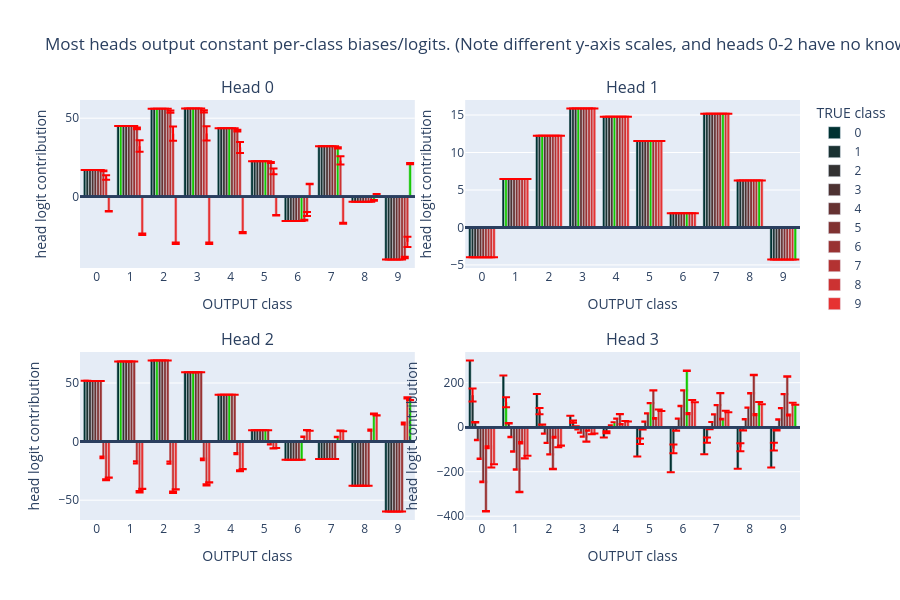

The notebook cell saved with this chart:
### Markdown cell above
We now present the relationship between each head's output logits and the true class. In the graph below, note that similar-height bars (w/ minimal std dev) indicate outputting a per-class constant, regardless of true class.

The conclusions are:
- Head 0 outputs constants, except for true classes 8-9 (possibly 7?).
- Head 1 only outputs constants.
- Head 2 outputs constants, except for true classes 7-9.
- Head 3 outputs uniquely for all classes, the only for classes <7.

### Code cell
title = f'Most heads output constant per-class biases/logits. (Note different y-axis scales, and heads 0-2 have no knowledge of true classes <7!)'

means, stds = attn_logit_means(model_1, y_true_1, tens_digit=False)
fig = show_logit_contribs(model_1, means, stds, layer=0, title=title, xaxis_ytrue=False)

### Figure 1 — Plotly figure (JSON) as saved in the notebook; plotly's stock layout.template omitted (floating-point values rounded to 4 significant figures)
{"data": [{"error_y": {"array": [0.0, 0.0, 0.0, 0.0, 0.0, 0.0, 0.0, 0.0, 0.0, 0.0], "color": "red", "type": "data"}, "marker": {"color": ["rgb(0.0,50,50)", "rgb(0.0,50,50)", "rgb(0.0,50,50)", "rgb(0.0,50,50)", "rgb(0.0,50,50)", "rgb(0.0,50,50)", "rgb(0.0,50,50)", "rgb(0.0,50,50)", "rgb(0.0,50,50)", "rgb(0.0,50,50)"]}, "name": "0", "showlegend": true, "x": [0, 1, 2, 3, 4, 5, 6, 7, 8, 9], "y": [17.12, 44.99, 55.95, 56.22, 43.58, 22.58, -15.3, 32.18, -3.139, -39.91], "type": "bar", "xaxis": "x", "yaxis": "y"}, {"error_y": {"array": [1.862e-06, 4.884e-06, 6.072e-06, 6.1e-06, 4.726e-06, 2.447e-06, 1.662e-06, 3.488e-06, 3.44e-07, 4.331e-06], "color": "red", "type": "data"}, "marker": {"color": ["rgb(25.5,50,50)", "rgb(20,200,0)", "rgb(25.5,50,50)", "rgb(25.5,50,50)", "rgb(25.5,50,50)", "rgb(25.5,50,50)", "rgb(25.5,50,50)", "rgb(25.5,50,50)", "rgb(25.5,50,50)", "rgb(25.5,50,50)"]}, "name": "1", "showlegend": true, "x": [0, 1, 2, 3, 4, 5, 6, 7, 8, 9], "y": [17.12, 44.99, 55.95, 56.22, 43.58, 22.58, -15.3, 32.18, -3.139, -39.91], "type": "bar", "xaxis": "x", "yaxis": "y"}, {"error_y": {"array": [4.238e-05, 0.000111, 0.000138, 0.0001386, 0.0001074, 5.557e-05, 3.78e-05, 7.921e-05, 7.864e-06, 9.847e-05], "color": "red", "type": "data"}, "marker": {"color": ["rgb(51.0,50,50)", "rgb(51.0,50,50)", "rgb(20,200,0)", "rgb(51.0,50,50)", "rgb(51.0,50,50)", "rgb(51.0,50,50)", "rgb(51.0,50,50)", "rgb(51.0,50,50)", "rgb(51.0,50,50)", "rgb(51.0,50,50)"]}, "name": "2", "showlegend": true, "x": [0, 1, 2, 3, 4, 5, 6, 7, 8, 9], "y": [17.12, 44.99, 55.95, 56.22, 43.58, 22.58, -15.3, 32.18, -3.139, -39.91], "type": "bar", "xaxis": "x", "yaxis": "y"}, {"error_y": {"array": [4.114e-05, 0.0001078, 0.000134, 0.0001345, 0.0001042, 5.394e-05, 3.669e-05, 7.688e-05, 7.633e-06, 9.557e-05], "color": "red", "type": "data"}, "marker": {"color": ["rgb(76.5,50,50)", "rgb(76.5,50,50)", "rgb(76.5,50,50)", "rgb(20,200,0)", "rgb(76.5,50,50)", "rgb(76.5,50,50)", "rgb(76.5,50,50)", "rgb(76.5,50,50)", "rgb(76.5,50,50)", "rgb(76.5,50,50)"]}, "name": "3", "showlegend": true, "x": [0, 1, 2, 3, 4, 5, 6, 7, 8, 9], "y": [17.12, 44.99, 55.95, 56.22, 43.58, 22.58, -15.3, 32.18, -3.139, -39.91], "type": "bar", "xaxis": "x", "yaxis": "y"}, {"error_y": {"array": [3.757e-05, 9.844e-05, 0.0001223, 0.0001229, 9.519e-05, 4.927e-05, 3.351e-05, 7.022e-05, 6.972e-06, 8.73e-05], "color": "red", "type": "data"}, "marker": {"color": ["rgb(102.0,50,50)", "rgb(102.0,50,50)", "rgb(102.0,50,50)", "rgb(102.0,50,50)", "rgb(20,200,0)", "rgb(102.0,50,50)", "rgb(102.0,50,50)", "rgb(102.0,50,50)", "rgb(102.0,50,50)", "rgb(102.0,50,50)"]}, "name": "4", "showlegend": true, "x": [0, 1, 2, 3, 4, 5, 6, 7, 8, 9], "y": [17.12, 44.99, 55.95, 56.22, 43.58, 22.58, -15.3, 32.18, -3.139, -39.91], "type": "bar", "xaxis": "x", "yaxis": "y"}, {"error_y": {"array": [3.564e-05, 9.338e-05, 0.0001161, 0.0001166, 9.029e-05, 4.673e-05, 3.179e-05, 6.661e-05, 6.614e-06, 8.281e-05], "color": "red", "type": "data"}, "marker": {"color": ["rgb(127.5,50,50)", "rgb(127.5,50,50)", "rgb(127.5,50,50)", "rgb(127.5,50,50)", "rgb(127.5,50,50)", "rgb(20,200,0)", "rgb(127.5,50,50)", "rgb(127.5,50,50)", "rgb(127.5,50,50)", "rgb(127.5,50,50)"]}, "name": "5", "showlegend": true, "x": [0, 1, 2, 3, 4, 5, 6, 7, 8, 9], "y": [17.12, 44.99, 55.95, 56.22, 43.58, 22.58, -15.3, 32.18, -3.139, -39.91], "type": "bar", "xaxis": "x", "yaxis": "y"}, {"error_y": {"array": [3.411e-05, 8.936e-05, 0.0001111, 0.0001116, 8.641e-05, 4.472e-05, 3.042e-05, 6.375e-05, 6.33e-06, 7.925e-05], "color": "red", "type": "data"}, "marker": {"color": ["rgb(153.0,50,50)", "rgb(153.0,50,50)", "rgb(153.0,50,50)", "rgb(153.0,50,50)", "rgb(153.0,50,50)", "rgb(153.0,50,50)", "rgb(20,200,0)", "rgb(153.0,50,50)", "rgb(153.0,50,50)", "rgb(153.0,50,50)"]}, "name": "6", "showlegend": true, "x": [0, 1, 2, 3, 4, 5, 6, 7, 8, 9], "y": [17.12, 44.99, 55.95, 56.22, 43.58, 22.58, -15.3, 32.18, -3.139, -39.91], "type": "bar", "xaxis": "x", "yaxis": "y"}, {"error_y": {"array": [0.2208, 0.5776, 0.7177, 0.7207, 0.5581, 0.2886, 0.1969, 0.4115, 0.04125, 0.5123], "color": "red", "type": "data"}, "marker": {"color": ["rgb(178.5,50,50)", "rgb(178.5,50,50)", "rgb(178.5,50,50)", "rgb(178.5,50,50)", "rgb(178.5,50,50)", "rgb(178.5,50,50)", "rgb(178.5,50,50)", "rgb(20,200,0)", "rgb(178.5,50,50)", "rgb(178.5,50,50)"]}, "name": "7", "showlegend": true, "x": [0, 1, 2, 3, 4, 5, 6, 7, 8, 9], "y": [16.56, 43.53, 54.14, 54.4, 42.17, 21.85, -14.8, 31.14, -3.035, -38.61], "type": "bar", "xaxis": "x", "yaxis": "y"}, {"error_y": {"array": [1.394, 3.643, 4.525, 4.543, 3.517, 1.817, 1.243, 2.592, 0.2618, 3.23], "color": "red", "type": "data"}, "marker": {"color": ["rgb(204.0,50,50)", "rgb(204.0,50,50)", "rgb(204.0,50,50)", "rgb(204.0,50,50)", "rgb(204.0,50,50)", "rgb(204.0,50,50)", "rgb(204.0,50,50)", "rgb(204.0,50,50)", "rgb(20,200,0)", "rgb(204.0,50,50)"]}, "name": "8", "showlegend": true, "x": [0, 1, 2, 3, 4, 5, 6, 7, 8, 9], "y": [12.26, 32.29, 40.17, 40.38, 31.31, 16.24, -10.96, 23.14, -2.226, -28.64], "type": "bar", "xaxis": "x", "yaxis": "y"}, {"error_y": {"array": [0.1554, 0.4049, 0.5028, 0.5047, 0.3905, 0.2015, 0.1385, 0.2875, 0.02987, 0.3592], "color": "red", "type": "data"}, "marker": {"color": ["rgb(229.5,50,50)", "rgb(229.5,50,50)", "rgb(229.5,50,50)", "rgb(229.5,50,50)", "rgb(229.5,50,50)", "rgb(229.5,50,50)", "rgb(229.5,50,50)", "rgb(229.5,50,50)", "rgb(229.5,50,50)", "rgb(20,200,0)"]}, "name": "9", "showlegend": true, "x": [0, 1, 2, 3, 4, 5, 6, 7, 8, 9], "y": [-9.217, -23.79, -29.48, -29.55, -22.83, -11.73, 8.183, -16.75, 1.813, 21.1], "type": "bar", "xaxis": "x", "yaxis": "y"}, {"error_y": {"array": [0.0, 0.0, 0.0, 0.0, 0.0, 0.0, 0.0, 0.0, 0.0, 0.0], "color": "red", "type": "data"}, "marker": {"color": ["rgb(0.0,50,50)", "rgb(0.0,50,50)", "rgb(0.0,50,50)", "rgb(0.0,50,50)", "rgb(0.0,50,50)", "rgb(0.0,50,50)", "rgb(0.0,50,50)", "rgb(0.0,50,50)", "rgb(0.0,50,50)", "rgb(0.0,50,50)"]}, "name": "0", "showlegend": false, "x": [0, 1, 2, 3, 4, 5, 6, 7, 8, 9], "y": [-3.984, 6.46, 12.23, 15.89, 14.78, 11.54, 1.884, 15.17, 6.254, -4.292], "type": "bar", "xaxis": "x2", "yaxis": "y2"}, {"error_y": {"array": [1.596e-11, 2.833e-11, 5.258e-11, 6.788e-11, 6.293e-11, 4.894e-11, 7.617e-12, 6.418e-11, 2.61e-11, 1.874e-11], "color": "red", "type": "data"}, "marker": {"color": ["rgb(25.5,50,50)", "rgb(20,200,0)", "rgb(25.5,50,50)", "rgb(25.5,50,50)", "rgb(25.5,50,50)", "rgb(25.5,50,50)", "rgb(25.5,50,50)", "rgb(25.5,50,50)", "rgb(25.5,50,50)", "rgb(25.5,50,50)"]}, "name": "1", "showlegend": false, "x": [0, 1, 2, 3, 4, 5, 6, 7, 8, 9], "y": [-3.984, 6.46, 12.23, 15.89, 14.78, 11.54, 1.884, 15.17, 6.254, -4.292], "type": "bar", "xaxis": "x2", "yaxis": "y2"}, {"error_y": {"array": [1.371e-11, 2.43e-11, 4.511e-11, 5.823e-11, 5.399e-11, 4.199e-11, 6.539e-12, 5.507e-11, 2.24e-11, 1.607e-11], "color": "red", "type": "data"}, "marker": {"color": ["rgb(51.0,50,50)", "rgb(51.0,50,50)", "rgb(20,200,0)", "rgb(51.0,50,50)", "rgb(51.0,50,50)", "rgb(51.0,50,50)", "rgb(51.0,50,50)", "rgb(51.0,50,50)", "rgb(51.0,50,50)", "rgb(51.0,50,50)"]}, "name": "2", "showlegend": false, "x": [0, 1, 2, 3, 4, 5, 6, 7, 8, 9], "y": [-3.984, 6.46, 12.23, 15.89, 14.78, 11.54, 1.884, 15.17, 6.254, -4.292], "type": "bar", "xaxis": "x2", "yaxis": "y2"}, {"error_y": {"array": [1.297e-11, 2.302e-11, 4.273e-11, 5.515e-11, 5.113e-11, 3.977e-11, 6.191e-12, 5.215e-11, 2.121e-11, 1.522e-11], "color": "red", "type": "data"}, "marker": {"color": ["rgb(76.5,50,50)", "rgb(76.5,50,50)", "rgb(76.5,50,50)", "rgb(20,200,0)", "rgb(76.5,50,50)", "rgb(76.5,50,50)", "rgb(76.5,50,50)", "rgb(76.5,50,50)", "rgb(76.5,50,50)", "rgb(76.5,50,50)"]}, "name": "3", "showlegend": false, "x": [0, 1, 2, 3, 4, 5, 6, 7, 8, 9], "y": [-3.984, 6.46, 12.23, 15.89, 14.78, 11.54, 1.884, 15.17, 6.254, -4.292], "type": "bar", "xaxis": "x2", "yaxis": "y2"}, {"error_y": {"array": [1.245e-11, 2.211e-11, 4.104e-11, 5.297e-11, 4.911e-11, 3.819e-11, 5.943e-12, 5.009e-11, 2.037e-11, 1.462e-11], "color": "red", "type": "data"}, "marker": {"color": ["rgb(102.0,50,50)", "rgb(102.0,50,50)", "rgb(102.0,50,50)", "rgb(102.0,50,50)", "rgb(20,200,0)", "rgb(102.0,50,50)", "rgb(102.0,50,50)", "rgb(102.0,50,50)", "rgb(102.0,50,50)", "rgb(102.0,50,50)"]}, "name": "4", "showlegend": false, "x": [0, 1, 2, 3, 4, 5, 6, 7, 8, 9], "y": [-3.984, 6.46, 12.23, 15.89, 14.78, 11.54, 1.884, 15.17, 6.254, -4.292], "type": "bar", "xaxis": "x2", "yaxis": "y2"}, {"error_y": {"array": [1.183e-11, 2.102e-11, 3.9e-11, 5.034e-11, 4.667e-11, 3.629e-11, 5.646e-12, 4.759e-11, 1.935e-11, 1.39e-11], "color": "red", "type": "data"}, "marker": {"color": ["rgb(127.5,50,50)", "rgb(127.5,50,50)", "rgb(127.5,50,50)", "rgb(127.5,50,50)", "rgb(127.5,50,50)", "rgb(20,200,0)", "rgb(127.5,50,50)", "rgb(127.5,50,50)", "rgb(127.5,50,50)", "rgb(127.5,50,50)"]}, "name": "5", "showlegend": false, "x": [0, 1, 2, 3, 4, 5, 6, 7, 8, 9], "y": [-3.984, 6.46, 12.23, 15.89, 14.78, 11.54, 1.884, 15.17, 6.254, -4.292], "type": "bar", "xaxis": "x2", "yaxis": "y2"}, {"error_y": {"array": [1.124e-11, 1.996e-11, 3.705e-11, 4.781e-11, 4.432e-11, 3.447e-11, 5.362e-12, 4.52e-11, 1.838e-11, 1.32e-11], "color": "red", "type": "data"}, "marker": {"color": ["rgb(153.0,50,50)", "rgb(153.0,50,50)", "rgb(153.0,50,50)", "rgb(153.0,50,50)", "rgb(153.0,50,50)", "rgb(153.0,50,50)", "rgb(20,200,0)", "rgb(153.0,50,50)", "rgb(153.0,50,50)", "rgb(153.0,50,50)"]}, "name": "6", "showlegend": false, "x": [0, 1, 2, 3, 4, 5, 6, 7, 8, 9], "y": [-3.984, 6.46, 12.23, 15.89, 14.78, 11.54, 1.884, 15.17, 6.254, -4.292], "type": "bar", "xaxis": "x2", "yaxis": "y2"}, {"error_y": {"array": [1.069e-11, 1.901e-11, 3.526e-11, 4.553e-11, 4.22e-11, 3.281e-11, 5.105e-12, 4.302e-11, 1.749e-11, 1.257e-11], "color": "red", "type": "data"}, "marker": {"color": ["rgb(178.5,50,50)", "rgb(178.5,50,50)", "rgb(178.5,50,50)", "rgb(178.5,50,50)", "rgb(178.5,50,50)", "rgb(178.5,50,50)", "rgb(178.5,50,50)", "rgb(20,200,0)", "rgb(178.5,50,50)", "rgb(178.5,50,50)"]}, "name": "7", "showlegend": false, "x": [0, 1, 2, 3, 4, 5, 6, 7, 8, 9], "y": [-3.984, 6.46, 12.23, 15.89, 14.78, 11.54, 1.884, 15.17, 6.254, -4.292], "type": "bar", "xaxis": "x2", "yaxis": "y2"}, {"error_y": {"array": [1.025e-11, 1.816e-11, 3.381e-11, 4.351e-11, 4.046e-11, 3.133e-11, 4.885e-12, 4.138e-11, 1.674e-11, 1.2e-11], "color": "red", "type": "data"}, "marker": {"color": ["rgb(204.0,50,50)", "rgb(204.0,50,50)", "rgb(204.0,50,50)", "rgb(204.0,50,50)", "rgb(204.0,50,50)", "rgb(204.0,50,50)", "rgb(204.0,50,50)", "rgb(204.0,50,50)", "rgb(20,200,0)", "rgb(204.0,50,50)"]}, "name": "8", "showlegend": false, "x": [0, 1, 2, 3, 4, 5, 6, 7, 8, 9], "y": [-3.984, 6.46, 12.23, 15.89, 14.78, 11.54, 1.884, 15.17, 6.254, -4.292], "type": "bar", "xaxis": "x2", "yaxis": "y2"}, {"error_y": {"array": [9.809e-12, 1.742e-11, 3.308e-11, 4.202e-11, 3.86e-11, 3.007e-11, 4.669e-12, 4.011e-11, 1.614e-11, 1.156e-11], "color": "red", "type": "data"}, "marker": {"color": ["rgb(229.5,50,50)", "rgb(229.5,50,50)", "rgb(229.5,50,50)", "rgb(229.5,50,50)", "rgb(229.5,50,50)", "rgb(229.5,50,50)", "rgb(229.5,50,50)", "rgb(229.5,50,50)", "rgb(229.5,50,50)", "rgb(20,200,0)"]}, "name": "9", "showlegend": false, "x": [0, 1, 2, 3, 4, 5, 6, 7, 8, 9], "y": [-3.984, 6.46, 12.23, 15.89, 14.78, 11.54, 1.884, 15.17, 6.254, -4.292], "type": "bar", "xaxis": "x2", "yaxis": "y2"}, {"error_y": {"array": [0.0, 0.0, 0.0, 0.0, 0.0, 0.0, 0.0, 0.0, 0.0, 0.0], "color": "red", "type": "data"}, "marker": {"color": ["rgb(0.0,50,50)", "rgb(0.0,50,50)", "rgb(0.0,50,50)", "rgb(0.0,50,50)", "rgb(0.0,50,50)", "rgb(0.0,50,50)", "rgb(0.0,50,50)", "rgb(0.0,50,50)", "rgb(0.0,50,50)", "rgb(0.0,50,50)"]}, "name": "0", "showlegend": false, "x": [0, 1, 2, 3, 4, 5, 6, 7, 8, 9], "y": [51.8, 68.3, 69.26, 59.11, 40.04, 9.623, -15.47, -14.83, -37.63, -59.74], "type": "bar", "xaxis": "x3", "yaxis": "y3"}, {"error_y": {"array": [0.0003456, 0.0004558, 0.0004623, 0.0003945, 0.0002672, 6.432e-05, 0.0001031, 9.87e-05, 0.0002509, 0.0003985], "color": "red", "type": "data"}, "marker": {"color": ["rgb(25.5,50,50)", "rgb(20,200,0)", "rgb(25.5,50,50)", "rgb(25.5,50,50)", "rgb(25.5,50,50)", "rgb(25.5,50,50)", "rgb(25.5,50,50)", "rgb(25.5,50,50)", "rgb(25.5,50,50)", "rgb(25.5,50,50)"]}, "name": "1", "showlegend": false, "x": [0, 1, 2, 3, 4, 5, 6, 7, 8, 9], "y": [51.79, 68.3, 69.26, 59.11, 40.04, 9.623, -15.47, -14.83, -37.62, -59.74], "type": "bar", "xaxis": "x3", "yaxis": "y3"}, {"error_y": {"array": [0.00952, 0.01255, 0.01273, 0.01086, 0.007355, 0.001767, 0.002843, 0.00272, 0.006911, 0.01097], "color": "red", "type": "data"}, "marker": {"color": ["rgb(51.0,50,50)", "rgb(51.0,50,50)", "rgb(20,200,0)", "rgb(51.0,50,50)", "rgb(51.0,50,50)", "rgb(51.0,50,50)", "rgb(51.0,50,50)", "rgb(51.0,50,50)", "rgb(51.0,50,50)", "rgb(51.0,50,50)"]}, "name": "2", "showlegend": false, "x": [0, 1, 2, 3, 4, 5, 6, 7, 8, 9], "y": [51.77, 68.27, 69.23, 59.08, 40.02, 9.619, -15.46, -14.82, -37.61, -59.71], "type": "bar", "xaxis": "x3", "yaxis": "y3"}, {"error_y": {"array": [0.01505, 0.01983, 0.0201, 0.01715, 0.01161, 0.002783, 0.004497, 0.004305, 0.01092, 0.01734], "color": "red", "type": "data"}, "marker": {"color": ["rgb(76.5,50,50)", "rgb(76.5,50,50)", "rgb(76.5,50,50)", "rgb(20,200,0)", "rgb(76.5,50,50)", "rgb(76.5,50,50)", "rgb(76.5,50,50)", "rgb(76.5,50,50)", "rgb(76.5,50,50)", "rgb(76.5,50,50)"]}, "name": "3", "showlegend": false, "x": [0, 1, 2, 3, 4, 5, 6, 7, 8, 9], "y": [51.75, 68.24, 69.2, 59.06, 40.0, 9.615, -15.46, -14.82, -37.59, -59.69], "type": "bar", "xaxis": "x3", "yaxis": "y3"}, {"error_y": {"array": [0.01628, 0.02144, 0.02174, 0.01854, 0.01255, 0.003006, 0.004866, 0.004659, 0.01181, 0.01875], "color": "red", "type": "data"}, "marker": {"color": ["rgb(102.0,50,50)", "rgb(102.0,50,50)", "rgb(102.0,50,50)", "rgb(102.0,50,50)", "rgb(20,200,0)", "rgb(102.0,50,50)", "rgb(102.0,50,50)", "rgb(102.0,50,50)", "rgb(102.0,50,50)", "rgb(102.0,50,50)"]}, "name": "4", "showlegend": false, "x": [0, 1, 2, 3, 4, 5, 6, 7, 8, 9], "y": [51.74, 68.23, 69.19, 59.05, 40.0, 9.614, -15.45, -14.81, -37.59, -59.68], "type": "bar", "xaxis": "x3", "yaxis": "y3"}, {"error_y": {"array": [0.01536, 0.02023, 0.02051, 0.0175, 0.01184, 0.002835, 0.004592, 0.004397, 0.01115, 0.01769], "color": "red", "type": "data"}, "marker": {"color": ["rgb(127.5,50,50)", "rgb(127.5,50,50)", "rgb(127.5,50,50)", "rgb(127.5,50,50)", "rgb(127.5,50,50)", "rgb(20,200,0)", "rgb(127.5,50,50)", "rgb(127.5,50,50)", "rgb(127.5,50,50)", "rgb(127.5,50,50)"]}, "name": "5", "showlegend": false, "x": [0, 1, 2, 3, 4, 5, 6, 7, 8, 9], "y": [51.75, 68.23, 69.19, 59.05, 40.0, 9.614, -15.45, -14.81, -37.59, -59.68], "type": "bar", "xaxis": "x3", "yaxis": "y3"}, {"error_y": {"array": [0.01475, 0.01942, 0.01969, 0.0168, 0.01137, 0.002722, 0.004409, 0.004221, 0.0107, 0.01698], "color": "red", "type": "data"}, "marker": {"color": ["rgb(153.0,50,50)", "rgb(153.0,50,50)", "rgb(153.0,50,50)", "rgb(153.0,50,50)", "rgb(153.0,50,50)", "rgb(153.0,50,50)", "rgb(20,200,0)", "rgb(153.0,50,50)", "rgb(153.0,50,50)", "rgb(153.0,50,50)"]}, "name": "6", "showlegend": false, "x": [0, 1, 2, 3, 4, 5, 6, 7, 8, 9], "y": [51.76, 68.25, 69.21, 59.06, 40.01, 9.616, -15.46, -14.82, -37.6, -59.69], "type": "bar", "xaxis": "x3", "yaxis": "y3"}, {"error_y": {"array": [0.6987, 0.9199, 0.9322, 0.795, 0.5379, 0.1284, 0.2092, 0.2004, 0.5071, 0.8044], "color": "red", "type": "data"}, "marker": {"color": ["rgb(178.5,50,50)", "rgb(178.5,50,50)", "rgb(178.5,50,50)", "rgb(178.5,50,50)", "rgb(178.5,50,50)", "rgb(178.5,50,50)", "rgb(178.5,50,50)", "rgb(20,200,0)", "rgb(178.5,50,50)", "rgb(178.5,50,50)"]}, "name": "7", "showlegend": false, "x": [0, 1, 2, 3, 4, 5, 6, 7, 8, 9], "y": [-13.51, -17.71, -17.9, -15.23, -10.27, -2.396, 4.077, 3.894, 9.781, 15.46], "type": "bar", "xaxis": "x3", "yaxis": "y3"}, {"error_y": {"array": [0.463, 0.6089, 0.6165, 0.5255, 0.3552, 0.08427, 0.139, 0.133, 0.3359, 0.5322], "color": "red", "type": "data"}, "marker": {"color": ["rgb(204.0,50,50)", "rgb(204.0,50,50)", "rgb(204.0,50,50)", "rgb(204.0,50,50)", "rgb(204.0,50,50)", "rgb(204.0,50,50)", "rgb(204.0,50,50)", "rgb(204.0,50,50)", "rgb(20,200,0)", "rgb(204.0,50,50)"]}, "name": "8", "showlegend": false, "x": [0, 1, 2, 3, 4, 5, 6, 7, 8, 9], "y": [-32.54, -42.75, -43.26, -36.85, -24.89, -5.873, 9.785, 9.352, 23.59, 37.35], "type": "bar", "xaxis": "x3", "yaxis": "y3"}, {"error_y": {"array": [0.08391, 0.1087, 0.1095, 0.09264, 0.06194, 0.014, 0.02553, 0.02529, 0.06049, 0.09495], "color": "red", "type": "data"}, "marker": {"color": ["rgb(229.5,50,50)", "rgb(229.5,50,50)", "rgb(229.5,50,50)", "rgb(229.5,50,50)", "rgb(229.5,50,50)", "rgb(229.5,50,50)", "rgb(229.5,50,50)", "rgb(229.5,50,50)", "rgb(229.5,50,50)", "rgb(20,200,0)"]}, "name": "9", "showlegend": false, "x": [0, 1, 2, 3, 4, 5, 6, 7, 8, 9], "y": [-30.78, -40.4, -40.88, -34.82, -23.51, -5.53, 9.272, 8.849, 22.31, 35.31], "type": "bar", "xaxis": "x3", "yaxis": "y3"}, {"error_y": {"array": [0.0, 0.0, 0.0, 0.0, 0.0, 0.0, 0.0, 0.0, 0.0, 0.0], "color": "red", "type": "data"}, "marker": {"color": ["rgb(0.0,50,50)", "rgb(0.0,50,50)", "rgb(0.0,50,50)", "rgb(0.0,50,50)", "rgb(0.0,50,50)", "rgb(0.0,50,50)", "rgb(0.0,50,50)", "rgb(0.0,50,50)", "rgb(0.0,50,50)", "rgb(0.0,50,50)"]}, "name": "0", "showlegend": false, "x": [0, 1, 2, 3, 4, 5, 6, 7, 8, 9], "y": [300.1, 231.7, 149.4, 51.78, -46.76, -131.4, -202.0, -121.5, -186.5, -181.5], "type": "bar", "xaxis": "x4", "yaxis": "y4"}, {"error_y": {"array": [29.03, 22.41, 14.44, 5.003, 4.528, 12.71, 19.53, 11.75, 18.02, 17.53], "color": "red", "type": "data"}, "marker": {"color": ["rgb(25.5,50,50)", "rgb(20,200,0)", "rgb(25.5,50,50)", "rgb(25.5,50,50)", "rgb(25.5,50,50)", "rgb(25.5,50,50)", "rgb(25.5,50,50)", "rgb(25.5,50,50)", "rgb(25.5,50,50)", "rgb(25.5,50,50)"]}, "name": "1", "showlegend": false, "x": [0, 1, 2, 3, 4, 5, 6, 7, 8, 9], "y": [144.7, 111.8, 72.08, 25.01, -22.53, -63.4, -97.45, -58.67, -90.01, -87.63], "type": "bar", "xaxis": "x4", "yaxis": "y4"}, {"error_y": {"array": [1.139, 0.8798, 0.5669, 0.1964, 0.1777, 0.499, 0.7667, 0.4611, 0.7075, 0.6884], "color": "red", "type": "data"}, "marker": {"color": ["rgb(51.0,50,50)", "rgb(51.0,50,50)", "rgb(20,200,0)", "rgb(51.0,50,50)", "rgb(51.0,50,50)", "rgb(51.0,50,50)", "rgb(51.0,50,50)", "rgb(51.0,50,50)", "rgb(51.0,50,50)", "rgb(51.0,50,50)"]}, "name": "2", "showlegend": false, "x": [0, 1, 2, 3, 4, 5, 6, 7, 8, 9], "y": [22.48, 17.37, 11.27, 3.933, -3.461, -9.858, -15.2, -9.199, -14.12, -13.79], "type": "bar", "xaxis": "x4", "yaxis": "y4"}, {"error_y": {"array": [1.106, 0.8539, 0.5506, 0.1909, 0.1722, 0.4844, 0.7444, 0.4481, 0.6875, 0.6693], "color": "red", "type": "data"}, "marker": {"color": ["rgb(76.5,50,50)", "rgb(76.5,50,50)", "rgb(76.5,50,50)", "rgb(20,200,0)", "rgb(76.5,50,50)", "rgb(76.5,50,50)", "rgb(76.5,50,50)", "rgb(76.5,50,50)", "rgb(76.5,50,50)", "rgb(76.5,50,50)"]}, "name": "3", "showlegend": false, "x": [0, 1, 2, 3, 4, 5, 6, 7, 8, 9], "y": [-57.48, -44.37, -28.54, -9.865, 8.994, 25.16, 38.61, 23.19, 35.58, 34.58], "type": "bar", "xaxis": "x4", "yaxis": "y4"}, {"error_y": {"array": [1.168, 0.9016, 0.5812, 0.2015, 0.1819, 0.5114, 0.7858, 0.4728, 0.7254, 0.7061], "color": "red", "type": "data"}, "marker": {"color": ["rgb(102.0,50,50)", "rgb(102.0,50,50)", "rgb(102.0,50,50)", "rgb(102.0,50,50)", "rgb(20,200,0)", "rgb(102.0,50,50)", "rgb(102.0,50,50)", "rgb(102.0,50,50)", "rgb(102.0,50,50)", "rgb(102.0,50,50)"]}, "name": "4", "showlegend": false, "x": [0, 1, 2, 3, 4, 5, 6, 7, 8, 9], "y": [-141.6, -109.4, -70.42, -24.38, 22.11, 62.02, 95.24, 57.26, 87.85, 85.45], "type": "bar", "xaxis": "x4", "yaxis": "y4"}, {"error_y": {"array": [1.224, 0.945, 0.6092, 0.2112, 0.1907, 0.5361, 0.8238, 0.4957, 0.7606, 0.7403], "color": "red", "type": "data"}, "marker": {"color": ["rgb(127.5,50,50)", "rgb(127.5,50,50)", "rgb(127.5,50,50)", "rgb(127.5,50,50)", "rgb(127.5,50,50)", "rgb(20,200,0)", "rgb(127.5,50,50)", "rgb(127.5,50,50)", "rgb(127.5,50,50)", "rgb(127.5,50,50)"]}, "name": "5", "showlegend": false, "x": [0, 1, 2, 3, 4, 5, 6, 7, 8, 9], "y": [-245.8, -189.8, -122.3, -42.35, 38.34, 107.6, 165.3, 99.44, 152.6, 148.4], "type": "bar", "xaxis": "x4", "yaxis": "y4"}, {"error_y": {"array": [1.608, 1.242, 0.8002, 0.2773, 0.2508, 0.7044, 1.082, 0.651, 0.9988, 0.9718], "color": "red", "type": "data"}, "marker": {"color": ["rgb(153.0,50,50)", "rgb(153.0,50,50)", "rgb(153.0,50,50)", "rgb(153.0,50,50)", "rgb(153.0,50,50)", "rgb(153.0,50,50)", "rgb(20,200,0)", "rgb(153.0,50,50)", "rgb(153.0,50,50)", "rgb(153.0,50,50)"]}, "name": "6", "showlegend": false, "x": [0, 1, 2, 3, 4, 5, 6, 7, 8, 9], "y": [-377.7, -291.7, -187.9, -65.09, 58.91, 165.4, 254.1, 152.8, 234.5, 228.1], "type": "bar", "xaxis": "x4", "yaxis": "y4"}, {"error_y": {"array": [4.338, 3.349, 2.158, 0.7475, 0.6768, 1.9, 2.919, 1.756, 2.693, 2.62], "color": "red", "type": "data"}, "marker": {"color": ["rgb(178.5,50,50)", "rgb(178.5,50,50)", "rgb(178.5,50,50)", "rgb(178.5,50,50)", "rgb(178.5,50,50)", "rgb(178.5,50,50)", "rgb(178.5,50,50)", "rgb(20,200,0)", "rgb(178.5,50,50)", "rgb(178.5,50,50)"]}, "name": "7", "showlegend": false, "x": [0, 1, 2, 3, 4, 5, 6, 7, 8, 9], "y": [-90.55, -69.92, -45.04, -15.61, 14.1, 39.62, 60.86, 36.62, 56.17, 54.66], "type": "bar", "xaxis": "x4", "yaxis": "y4"}, {"error_y": {"array": [0.08664, 0.06675, 0.04429, 0.01569, 0.01365, 0.03918, 0.06122, 0.03702, 0.05729, 0.05691], "color": "red", "type": "data"}, "marker": {"color": ["rgb(204.0,50,50)", "rgb(204.0,50,50)", "rgb(204.0,50,50)", "rgb(204.0,50,50)", "rgb(204.0,50,50)", "rgb(204.0,50,50)", "rgb(204.0,50,50)", "rgb(204.0,50,50)", "rgb(20,200,0)", "rgb(204.0,50,50)"]}, "name": "8", "showlegend": false, "x": [0, 1, 2, 3, 4, 5, 6, 7, 8, 9], "y": [-181.5, -140.1, -90.3, -31.3, 28.26, 79.43, 122.0, 73.44, 112.7, 109.7], "type": "bar", "xaxis": "x4", "yaxis": "y4"}, {"error_y": {"array": [0.07283, 0.05603, 0.03759, 0.0134, 0.01157, 0.03339, 0.05249, 0.03175, 0.04929, 0.04927], "color": "red", "type": "data"}, "marker": {"color": ["rgb(229.5,50,50)", "rgb(229.5,50,50)", "rgb(229.5,50,50)", "rgb(229.5,50,50)", "rgb(229.5,50,50)", "rgb(229.5,50,50)", "rgb(229.5,50,50)", "rgb(229.5,50,50)", "rgb(229.5,50,50)", "rgb(20,200,0)"]}, "name": "9", "showlegend": false, "x": [0, 1, 2, 3, 4, 5, 6, 7, 8, 9], "y": [-166.5, -128.5, -82.85, -28.73, 25.91, 72.85, 111.9, 67.38, 103.4, 100.6], "type": "bar", "xaxis": "x4", "yaxis": "y4"}], "layout": {"xaxis": {"anchor": "y", "domain": [0.0, 0.465], "title": {"text": "OUTPUT class"}, "tickmode": "linear"}, "yaxis": {"anchor": "x", "domain": [0.6, 1.0], "title": {"text": "head logit contribution"}}, "xaxis2": {"anchor": "y2", "domain": [0.535, 1.0], "title": {"text": "OUTPUT class"}, "tickmode": "linear"}, "yaxis2": {"anchor": "x2", "domain": [0.6, 1.0], "title": {"text": "head logit contribution"}}, "xaxis3": {"anchor": "y3", "domain": [0.0, 0.465], "title": {"text": "OUTPUT class"}, "tickmode": "linear"}, "yaxis3": {"anchor": "x3", "domain": [0.0, 0.4], "title": {"text": "head logit contribution"}}, "xaxis4": {"anchor": "y4", "domain": [0.535, 1.0], "title": {"text": "OUTPUT class"}, "tickmode": "linear"}, "yaxis4": {"anchor": "x4", "domain": [0.0, 0.4], "title": {"text": "head logit contribution"}}, "annotations": [{"font": {"size": 16}, "showarrow": false, "text": "Head 0", "x": 0.2325, "xanchor": "center", "xref": "paper", "y": 1.0, "yanchor": "bottom", "yref": "paper"}, {"font": {"size": 16}, "showarrow": false, "text": "Head 1", "x": 0.7675, "xanchor": "center", "xref": "paper", "y": 1.0, "yanchor": "bottom", "yref": "paper"}, {"font": {"size": 16}, "showarrow": false, "text": "Head 2", "x": 0.2325, "xanchor": "center", "xref": "paper", "y": 0.4, "yanchor": "bottom", "yref": "paper"}, {"font": {"size": 16}, "showarrow": false, "text": "Head 3", "x": 0.7675, "xanchor": "center", "xref": "paper", "y": 0.4, "yanchor": "bottom", "yref": "paper"}], "shapes": [{"type": "line", "x0": 0, "x1": 1, "xref": "x domain", "y0": 0, "y1": 0, "yref": "y"}, {"type": "line", "x0": 0, "x1": 1, "xref": "x domain", "y0": 0, "y1": 0, "yref": "y"}, {"type": "line", "x0": 0, "x1": 1, "xref": "x domain", "y0": 0, "y1": 0, "yref": "y"}, {"type": "line", "x0": 0, "x1": 1, "xref": "x domain", "y0": 0, "y1": 0, "yref": "y"}, {"type": "line", "x0": 0, "x1": 1, "xref": "x domain", "y0": 0, "y1": 0, "yref": "y"}, {"type": "line", "x0": 0, "x1": 1, "xref": "x domain", "y0": 0, "y1": 0, "yref": "y"}, {"type": "line", "x0": 0, "x1": 1, "xref": "x domain", "y0": 0, "y1": 0, "yref": "y"}, {"type": "line", "x0": 0, "x1": 1, "xref": "x domain", "y0": 0, "y1": 0, "yref": "y"}, {"type": "line", "x0": 0, "x1": 1, "xref": "x domain", "y0": 0, "y1": 0, "yref": "y"}, {"type": "line", "x0": 0, "x1": 1, "xref": "x domain", "y0": 0, "y1": 0, "yref": "y"}, {"type": "line", "x0": 0, "x1": 1, "xref": "x2 domain", "y0": 0, "y1": 0, "yref": "y2"}, {"type": "line", "x0": 0, "x1": 1, "xref": "x2 domain", "y0": 0, "y1": 0, "yref": "y2"}, {"type": "line", "x0": 0, "x1": 1, "xref": "x2 domain", "y0": 0, "y1": 0, "yref": "y2"}, {"type": "line", "x0": 0, "x1": 1, "xref": "x2 domain", "y0": 0, "y1": 0, "yref": "y2"}, {"type": "line", "x0": 0, "x1": 1, "xref": "x2 domain", "y0": 0, "y1": 0, "yref": "y2"}, {"type": "line", "x0": 0, "x1": 1, "xref": "x2 domain", "y0": 0, "y1": 0, "yref": "y2"}, {"type": "line", "x0": 0, "x1": 1, "xref": "x2 domain", "y0": 0, "y1": 0, "yref": "y2"}, {"type": "line", "x0": 0, "x1": 1, "xref": "x2 domain", "y0": 0, "y1": 0, "yref": "y2"}, {"type": "line", "x0": 0, "x1": 1, "xref": "x2 domain", "y0": 0, "y1": 0, "yref": "y2"}, {"type": "line", "x0": 0, "x1": 1, "xref": "x2 domain", "y0": 0, "y1": 0, "yref": "y2"}, {"type": "line", "x0": 0, "x1": 1, "xref": "x3 domain", "y0": 0, "y1": 0, "yref": "y3"}, {"type": "line", "x0": 0, "x1": 1, "xref": "x3 domain", "y0": 0, "y1": 0, "yref": "y3"}, {"type": "line", "x0": 0, "x1": 1, "xref": "x3 domain", "y0": 0, "y1": 0, "yref": "y3"}, {"type": "line", "x0": 0, "x1": 1, "xref": "x3 domain", "y0": 0, "y1": 0, "yref": "y3"}, {"type": "line", "x0": 0, "x1": 1, "xref": "x3 domain", "y0": 0, "y1": 0, "yref": "y3"}, {"type": "line", "x0": 0, "x1": 1, "xref": "x3 domain", "y0": 0, "y1": 0, "yref": "y3"}, {"type": "line", "x0": 0, "x1": 1, "xref": "x3 domain", "y0": 0, "y1": 0, "yref": "y3"}, {"type": "line", "x0": 0, "x1": 1, "xref": "x3 domain", "y0": 0, "y1": 0, "yref": "y3"}, {"type": "line", "x0": 0, "x1": 1, "xref": "x3 domain", "y0": 0, "y1": 0, "yref": "y3"}, {"type": "line", "x0": 0, "x1": 1, "xref": "x3 domain", "y0": 0, "y1": 0, "yref": "y3"}, {"type": "line", "x0": 0, "x1": 1, "xref": "x4 domain", "y0": 0, "y1": 0, "yref": "y4"}, {"type": "line", "x0": 0, "x1": 1, "xref": "x4 domain", "y0": 0, "y1": 0, "yref": "y4"}, {"type": "line", "x0": 0, "x1": 1, "xref": "x4 domain", "y0": 0, "y1": 0, "yref": "y4"}, {"type": "line", "x0": 0, "x1": 1, "xref": "x4 domain", "y0": 0, "y1": 0, "yref": "y4"}, {"type": "line", "x0": 0, "x1": 1, "xref": "x4 domain", "y0": 0, "y1": 0, "yref": "y4"}, {"type": "line", "x0": 0, "x1": 1, "xref": "x4 domain", "y0": 0, "y1": 0, "yref": "y4"}, {"type": "line", "x0": 0, "x1": 1, "xref": "x4 domain", "y0": 0, "y1": 0, "yref": "y4"}, {"type": "line", "x0": 0, "x1": 1, "xref": "x4 domain", "y0": 0, "y1": 0, "yref": "y4"}, {"type": "line", "x0": 0, "x1": 1, "xref": "x4 domain", "y0": 0, "y1": 0, "yref": "y4"}, {"type": "line", "x0": 0, "x1": 1, "xref": "x4 domain", "y0": 0, "y1": 0, "yref": "y4"}], "legend": {"title": {"text": "TRUE class"}}, "title": {"text": "Most heads output constant per-class biases/logits. (Note different y-axis scales, and heads 0-2 have no knowledge of true classes <7!)"}, "height": 600}}
